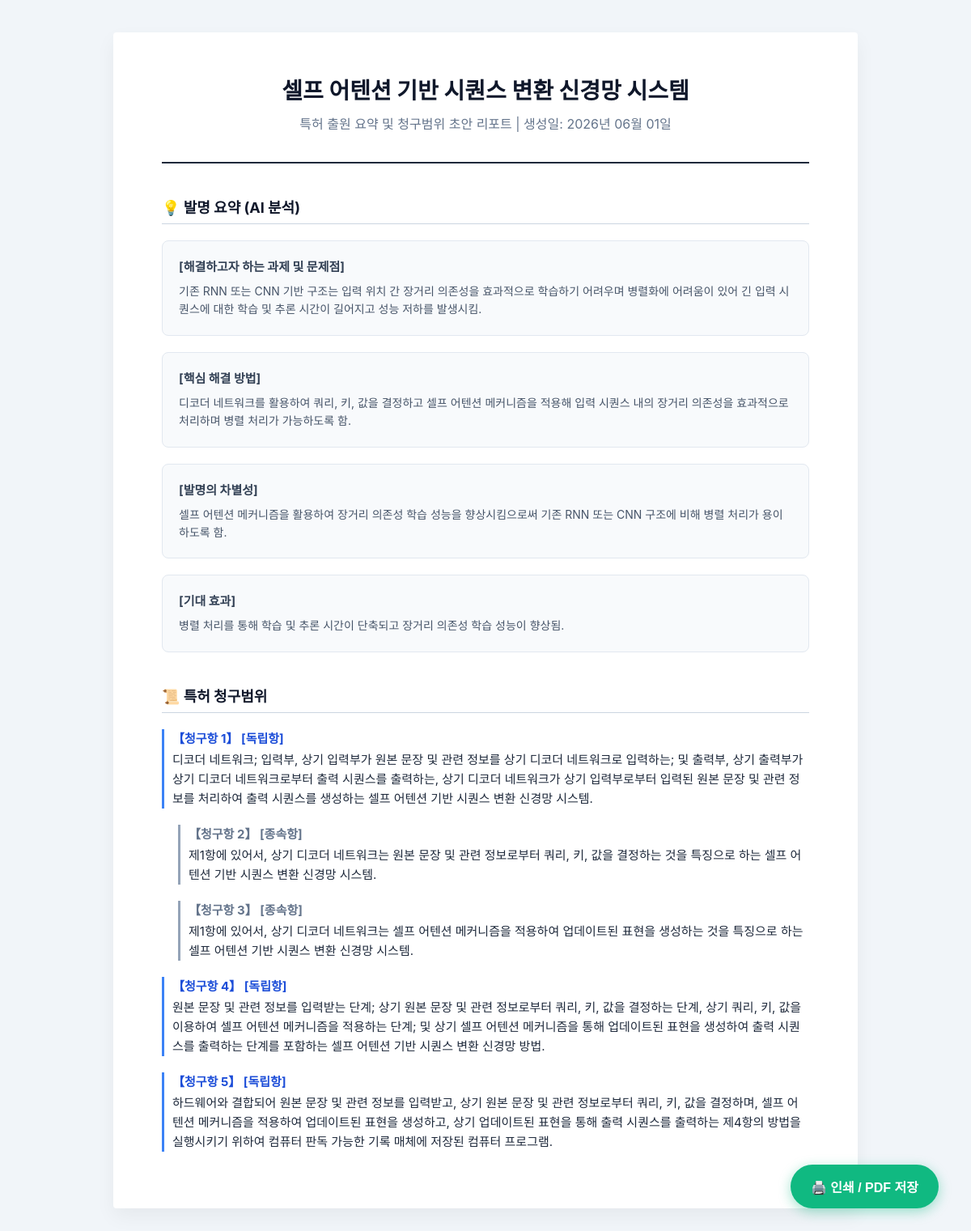
The app's page /workspace/workstation/35/report/ (signed in), older data.
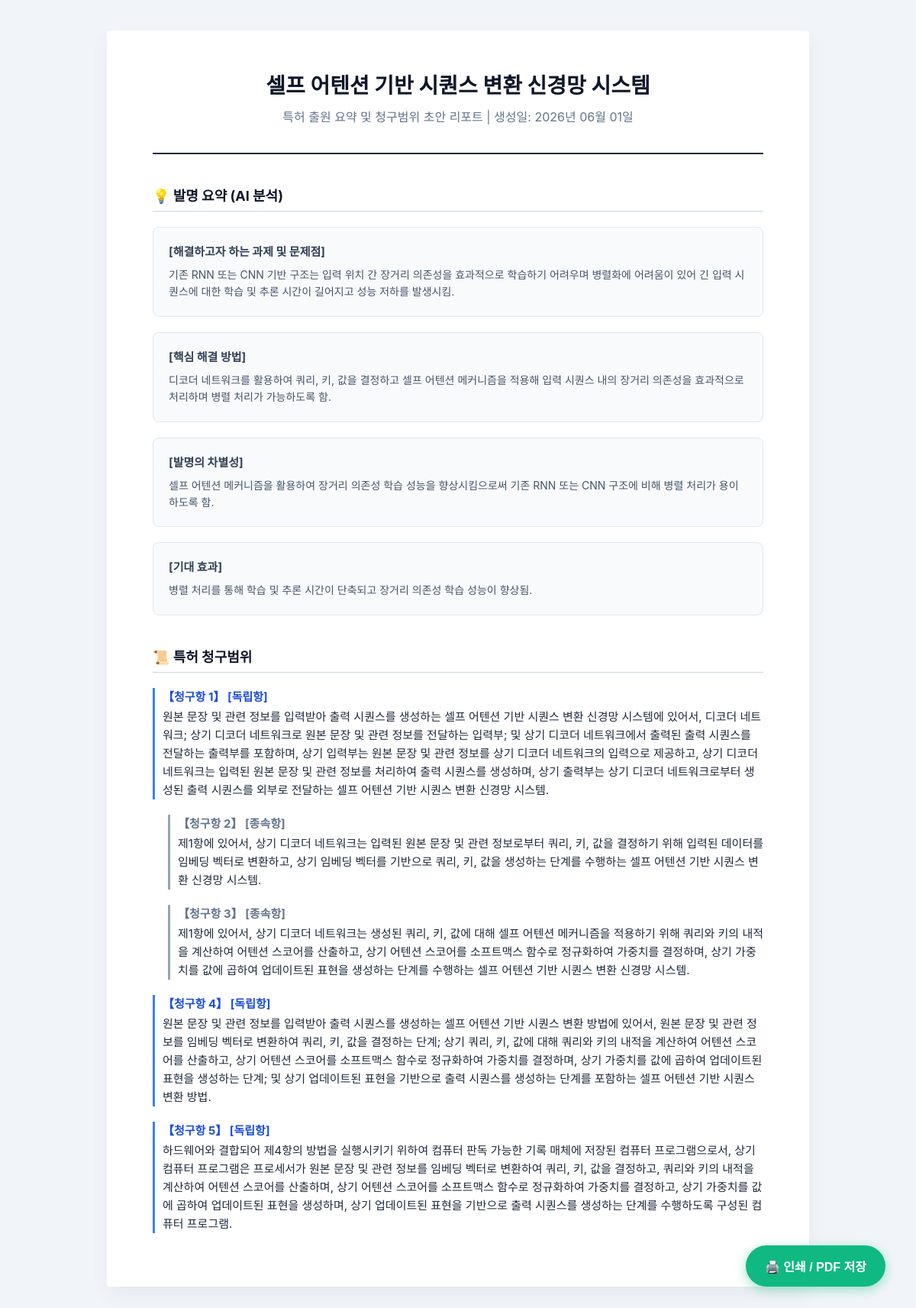
The same page, newer data.
### workspace/models.py (models this page shows, shortened)
class PatentProject(models.Model):
    STATUS_CHOICES = (
        ('draft', '초안 작성중'),
        ('agent_processing', 'AI 처리중'),
        ('review', '변리사 검토중'),
        ('done', '완료'),
    )
    title = models.CharField(max_length=200, verbose_name="프로젝트명")
    owner = models.ForeignKey(User, on_delete=models.CASCADE, related_name='projects')
    status = models.CharField(max_length=20, choices=STATUS_CHOICES, default='draft')
    original_data_hash = models.CharField(max_length=64, blank=True, null=True) # 원본 데이터의 해시값을 저장하는 필드 (중복 방지 및 변경 감지용)
    created_at = models.DateTimeField(auto_now_add=True)
    updated_at = models.DateTimeField(auto_now=True)

class ConsultationState(models.Model):
    project = models.OneToOneField(PatentProject, on_delete=models.CASCADE, related_name='consultation_state')
    phase = models.IntegerField(default=1)
    collecting_steps = models.BooleanField(default=False)
    ext_problem = models.TextField(blank=True, null=True)
    ext_solution = models.TextField(blank=True, null=True)
    ext_differentiation = models.TextField(blank=True, null=True)
    ext_effect = models.TextField(blank=True, null=True)

class PatentClaim(models.Model):
    project = models.ForeignKey(PatentProject, on_delete=models.CASCADE, related_name='claims')
    claim_no = models.IntegerField(verbose_name="청구항 번호")
    is_dependent = models.BooleanField(default=False, verbose_name="종속항 여부")
    cited_claim_no = models.JSONField(default=list, blank=True, verbose_name="인용항 번호 목록")
    category = models.CharField(max_length=50, verbose_name="카테고리(방법/시스템 등)")
    content = models.TextField(verbose_name="청구항 내용")
    created_at = models.DateTimeField(auto_now_add=True)
    class Meta:
        ordering = ['claim_no'] # 항상 청구항 번호 순서대로 정렬되도록 설정

### workspace/views.py (the view)
# urls.py: path('workstation/<int:project_id>/report/', views.patent_report_view, name='patent_report'),
@login_required(login_url='/accounts/login/')
def patent_report_view(request, project_id):
    project = get_object_or_404(PatentProject, id=project_id, owner=request.user)
    state = get_object_or_404(ConsultationState, project=project)
    invention_input = getattr(project, 'inventioninput', None)
    claims = project.claims.all().order_by('claim_no')
    consultation_state = getattr(project, 'consultationstate', None)
    context = {
        'project': project,
        'state': state,
        'invention_input': invention_input,
        'consultation_state': consultation_state,
        'claims': claims
    }
    return render(request, 'workspace/report.html', context)

### workspace/templates/workspace/report.html (shortened to what this page needs)
<!DOCTYPE html>
<html lang="ko">
<head>
</head>
<body>
    <button class="print-btn" onclick="window.print()">🖨️ 인쇄 / PDF 저장</button>
    <div class="report-container">
        <div class="header">
            <h1>{{ project.title }}</h1>
            <p>특허 출원 요약 및 청구범위 초안 리포트 | 생성일: {% now "Y년 m월 d일" %}</p>
        </div>
        <div class="section-title">💡 발명 요약 (AI 분석)</div>
        <div class="content-box">
            <h4>[해결하고자 하는 과제 및 문제점]</h4>
            <p>{{ state.ext_problem|default:"내용이 없습니다." }}</p>
        </div>
        <div class="content-box">
            <h4>[핵심 해결 방법]</h4>
            <p>{{ state.ext_solution|default:"내용이 없습니다." }}</p>
        </div>
        <div class="content-box">
            <h4>[발명의 차별성]</h4>
            <p>{{ state.ext_differentiation|default:"내용이 없습니다." }}</p>
        </div>
        <div class="content-box">
            <h4>[기대 효과]</h4>
            <p>{{ state.ext_effect|default:"내용이 없습니다." }}</p>
        </div>
        <div class="section-title">📜 특허 청구범위</div>
        {% if claims %}
            {% for c in claims %}
            <div class="claim-item {% if c.is_dependent %}dependent{% endif %}">
                <h4 style="margin: 0 0 5px 0; font-size: 15px; color: {% if c.is_dependent %}#64748b{% else %}#1d4ed8{% endif %};">
                    【청구항 {{ c.claim_no }}】 {% if c.is_dependent %}[종속항]{% else %}[독립항]{% endif %}
                </h4>
                <p style="margin: 0; line-height: 1.6; font-size: 15px;">{{ c.content }}</p>
            </div>
            {% endfor %}
        {% else %}
            <div style="text-align: center; color: #94a3b8; padding: 30px;">
                <p>아직 작성된 청구항이 없습니다.</p>
            </div>
        {% endif %}
    </div>
</body>
</html>

### workspace/templates/workspace/report.html (style rules this page uses)
body { background-color: #f1f5f9; color: #1e293b; font-family: 'Pretendard', -apple-system, BlinkMacSystemFont, "Segoe UI", Roboto, sans-serif; margin: 0; padding: 40px 20px; }
.report-container { max-width: 800px; margin: 0 auto; background: white; padding: 50px 60px; box-shadow: 0 10px 25px rgba(0,0,0,0.05); border-radius: 4px; }
.header { text-align: center; border-bottom: 2px solid #1e293b; padding-bottom: 20px; margin-bottom: 40px; }
.header h1 { margin: 0; font-size: 28px; color: #0f172a; }
.header p { color: #64748b; margin-top: 10px; }
.section-title { font-size: 18px; font-weight: bold; color: #0f172a; border-bottom: 1px solid #cbd5e1; padding-bottom: 8px; margin-top: 40px; margin-bottom: 20px; display: flex; align-items: center; gap: 8px; }
.content-box { background: #f8fafc; border: 1px solid #e2e8f0; padding: 20px; border-radius: 8px; margin-bottom: 20px; }
.content-box h4 { margin: 0 0 10px 0; color: #334155; font-size: 15px; }
.content-box p { margin: 0; line-height: 1.6; font-size: 14px; color: #475569; white-space: pre-wrap; }
.claim-item { margin-bottom: 20px; padding-left: 10px; border-left: 3px solid #3b82f6; }
.claim-item.dependent { border-left-color: #94a3b8; margin-left: 20px; }
.print-btn { position: fixed; bottom: 40px; right: 40px; background: #10b981; color: white; border: none; padding: 15px 25px; border-radius: 50px; font-size: 16px; font-weight: bold; cursor: pointer; box-shadow: 0 4px 15px rgba(16, 185, 129, 0.4); transition: 0.2s; }

Row changes from the older to the newer data that the page shows:
removed PatentClaim: claim_no "1", is_dependent "[독립항]", content "디코더 네트워크; 입력부, 상기 입력부가 원본 문장 및 관련 정보를 상기 디코더 네트워크로 입력하는; 및 출력부, 상기 출력부가 상기 디코더 네트워크로부터 출력 시퀀스를 출력하는, 상기 디코더 네트워크가 상기 입력부로부터 입력된 원본 문장 및 관련 정보를 처리하여 출력 시퀀스를 생성하는 셀프 어텐션 기반 시퀀스 변환 신경망 시스템."
removed PatentClaim: claim_no "2", is_dependent "[종속항]", content "제1항에 있어서, 상기 디코더 네트워크는 원본 문장 및 관련 정보로부터 쿼리, 키, 값을 결정하는 것을 특징으로 하는 셀프 어텐션 기반 시퀀스 변환 신경망 시스템."
removed PatentClaim: claim_no "3", is_dependent "[종속항]", content "제1항에 있어서, 상기 디코더 네트워크는 셀프 어텐션 메커니즘을 적용하여 업데이트된 표현을 생성하는 것을 특징으로 하는 셀프 어텐션 기반 시퀀스 변환 신경망 시스템."
removed PatentClaim: claim_no "4", is_dependent "[독립항]", content "원본 문장 및 관련 정보를 입력받는 단계; 상기 원본 문장 및 관련 정보로부터 쿼리, 키, 값을 결정하는 단계, 상기 쿼리, 키, 값을 이용하여 셀프 어텐션 메커니즘을 적용하는 단계; 및 상기 셀프 어텐션 메커니즘을 통해 업데이트된 표현을 생성하여 출력 시퀀스를 출력하는 단계를 포함하는 셀프 어텐션 기반 시퀀스 변환 신경망 방법."
removed PatentClaim: claim_no "5", is_dependent "[독립항]", content "하드웨어와 결합되어 원본 문장 및 관련 정보를 입력받고, 상기 원본 문장 및 관련 정보로부터 쿼리, 키, 값을 결정하며, 셀프 어텐션 메커니즘을 적용하여 업데이트된 표현을 생성하고, 상기 업데이트된 표현을 통해 출력 시퀀스를 출력하는 제4항의 방법을 실행시키기 위하여 컴퓨터 판독 가능한 기록 매체에 저장된 컴퓨터 프로그램."
added PatentClaim: claim_no "1", is_dependent "[독립항]", content "원본 문장 및 관련 정보를 입력받아 출력 시퀀스를 생성하는 셀프 어텐션 기반 시퀀스 변환 신경망 시스템에 있어서, 디코더 네트워크; 상기 디코더 네트워크로 원본 문장 및 관련 정보를 전달하는 입력부; 및 상기 디코더 네트워크에서 출력된 출력 시퀀스를 전달하는 출력부를 포함하며, 상기 입력부는 원본 문장 및 관련 정보를 상기 디코더 네트워크의 입력으로 제공하고, 상기 디코더 네트워크는 입력된 원본 문장 및 관련 정보를 처리하여 출력 시퀀스를 생성하며, 상기 출력부는 상기 디코더 네트워크로부터 생성된 출력 시퀀스를 외부로 전달하는 셀프 어텐션 기반 시퀀스 변환 신경망 시스템."
added PatentClaim: claim_no "2", is_dependent "[종속항]", content "제1항에 있어서, 상기 디코더 네트워크는 입력된 원본 문장 및 관련 정보로부터 쿼리, 키, 값을 결정하기 위해 입력된 데이터를 임베딩 벡터로 변환하고, 상기 임베딩 벡터를 기반으로 쿼리, 키, 값을 생성하는 단계를 수행하는 셀프 어텐션 기반 시퀀스 변환 신경망 시스템."
added PatentClaim: claim_no "3", is_dependent "[종속항]", content "제1항에 있어서, 상기 디코더 네트워크는 생성된 쿼리, 키, 값에 대해 셀프 어텐션 메커니즘을 적용하기 위해 쿼리와 키의 내적을 계산하여 어텐션 스코어를 산출하고, 상기 어텐션 스코어를 소프트맥스 함수로 정규화하여 가중치를 결정하며, 상기 가중치를 값에 곱하여 업데이트된 표현을 생성하는 단계를 수행하는 셀프 어텐션 기반 시퀀스 변환 신경망 시스템."
added PatentClaim: claim_no "4", is_dependent "[독립항]", content "원본 문장 및 관련 정보를 입력받아 출력 시퀀스를 생성하는 셀프 어텐션 기반 시퀀스 변환 방법에 있어서, 원본 문장 및 관련 정보를 임베딩 벡터로 변환하여 쿼리, 키, 값을 결정하는 단계; 상기 쿼리, 키, 값에 대해 쿼리와 키의 내적을 계산하여 어텐션 스코어를 산출하고, 상기 어텐션 스코어를 소프트맥스 함수로 정규화하여 가중치를 결정하며, 상기 가중치를 값에 곱하여 업데이트된 표현을 생성하는 단계; 및 상기 업데이트된 표현을 기반으로 출력 시퀀스를 생성하는 단계를 포함하는 셀프 어텐션 기반 시퀀스 변환 방법."
added PatentClaim: claim_no "5", is_dependent "[독립항]", content "하드웨어와 결합되어 제4항의 방법을 실행시키기 위하여 컴퓨터 판독 가능한 기록 매체에 저장된 컴퓨터 프로그램으로서, 상기 컴퓨터 프로그램은 프로세서가 원본 문장 및 관련 정보를 임베딩 벡터로 변환하여 쿼리, 키, 값을 결정하고, 쿼리와 키의 내적을 계산하여 어텐션 스코어를 산출하며, 상기 어텐션 스코어를 소프트맥스 함수로 정규화하여 가중치를 결정하고, 상기 가중치를 값에 곱하여 업데이트된 표현을 생성하며, 상기 업데이트된 표현을 기반으로 출력 시퀀스를 생성하는 단계를 수행하도록 구성된 컴퓨터 프로그램."
